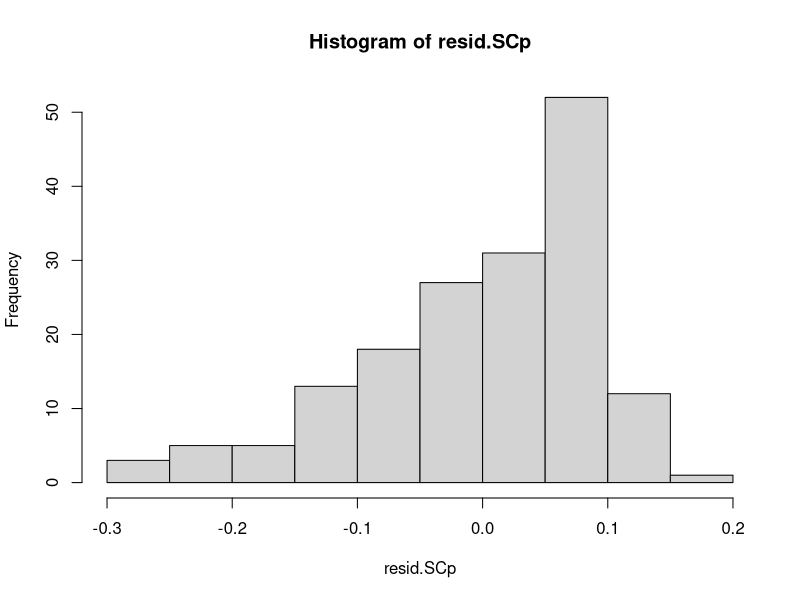
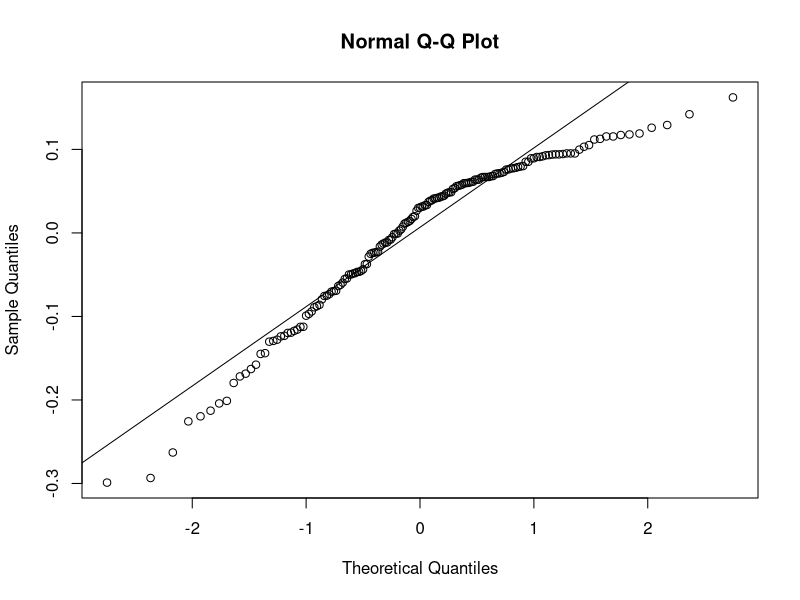
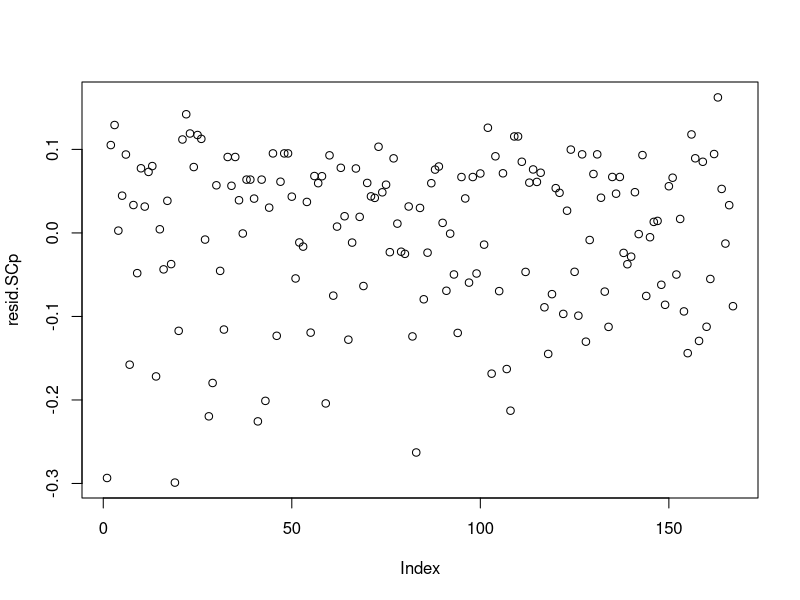
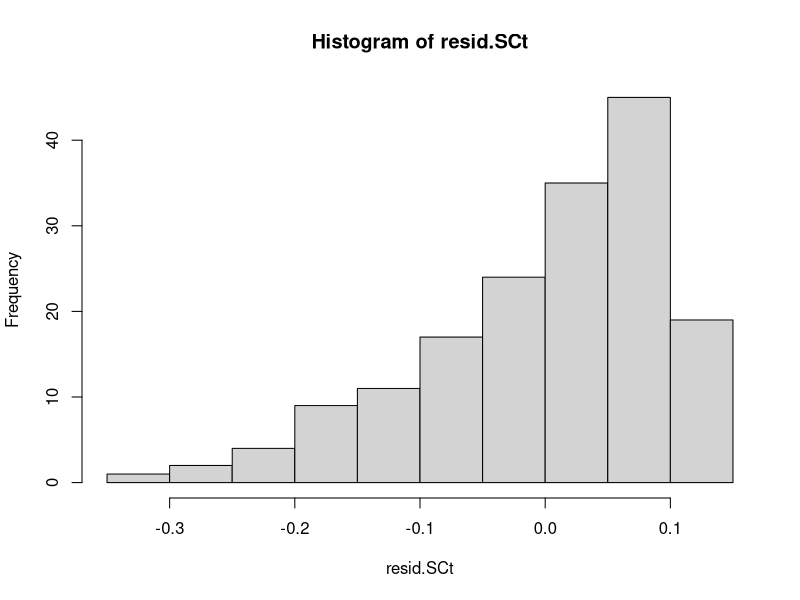
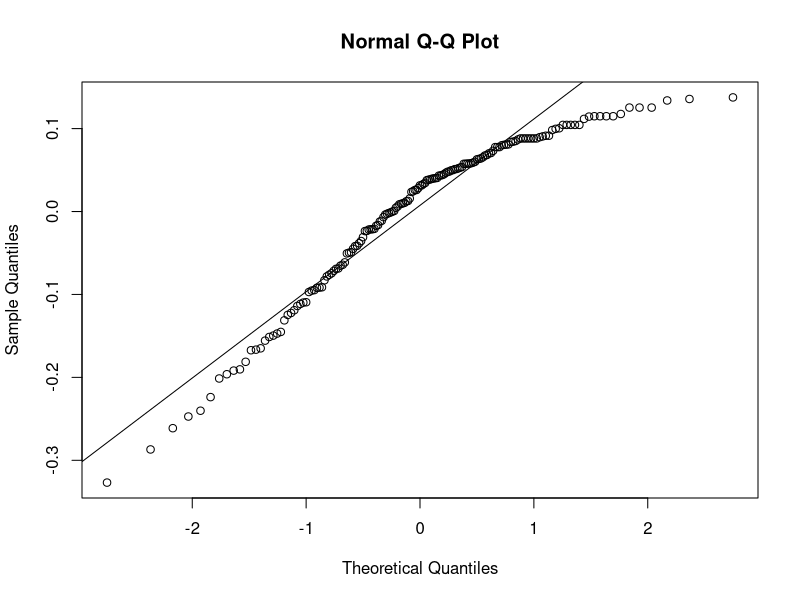
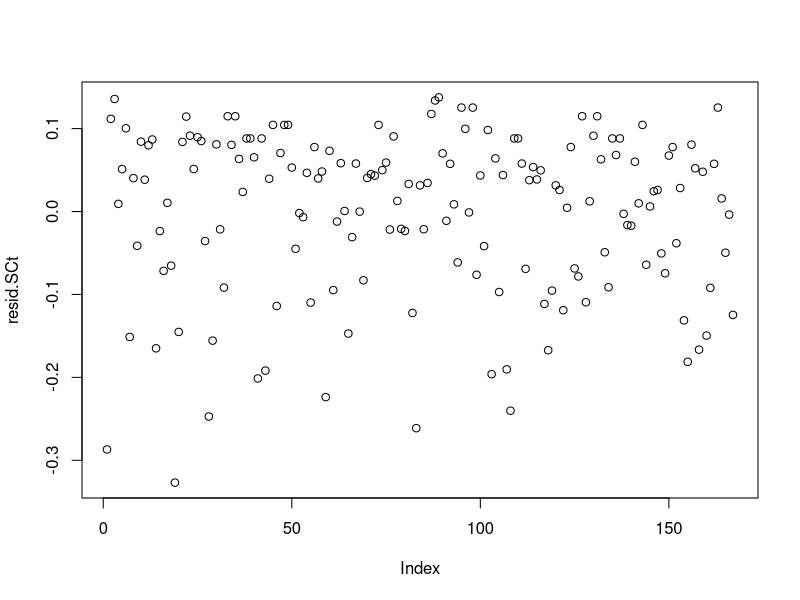
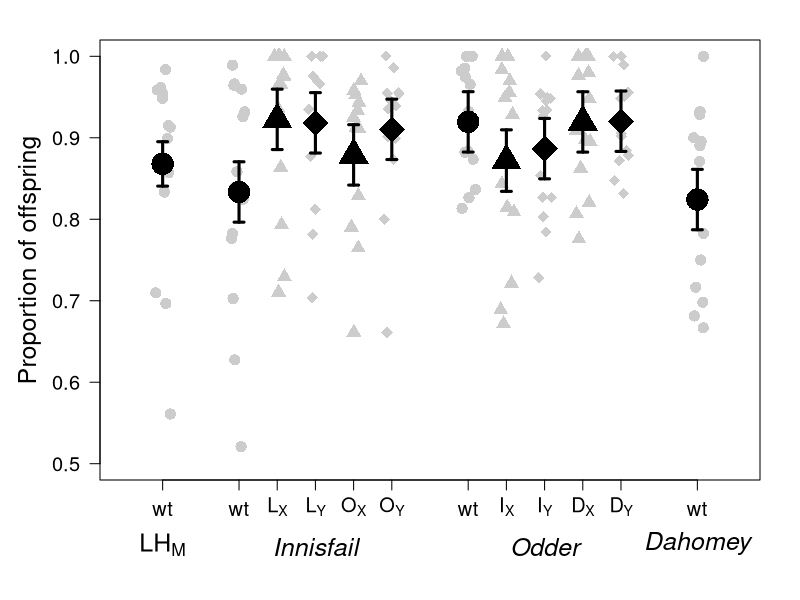
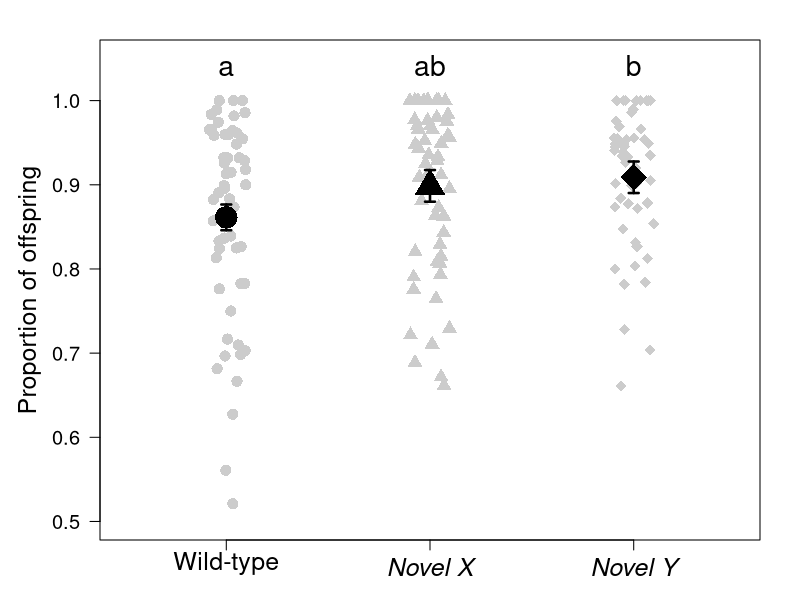

The R script that drew these images, in order:
################################################################################################
################################## SPERM COMPETITION, OFFENCE ##################################
################################################################################################

#Set up environment
library(car)
library(Hmisc)

#Read in csv file with data
SC.data <- read.table(file = "SpermCompetition.csv", h = T, sep = ",")


##########################################  STATISTIC  #########################################


### REMOVE OUTLIERS ###
#Are there any outliers?
outlierSC <- SC.data$total[which((abs(SC.data$total - median(SC.data$total)) / mad(SC.data$total)) > 2)]
#Check the list
outlierSC
#The outlier number 8 is very different from the rest so we remove it
SC.data$total[SC.data$total %in% outlierSC[8]] <- NA
SC.data$red[is.na(SC.data$total)] <- NA


### CALCULATE OFFSPRING PROPOTION ###

#Calculate the proportion of red eyed offspring
SC.data$prop_red <- SC.data$red / SC.data$total


##############################
######### POPULATION #########
##############################


### LINEAT MODEL ###

#Linear model testing if population has a significant effect on sperm competition with block
model.SCp <- lm(prop_red ~ population + block, data = SC.data)
#ANOVA
anova(model.SCp, test = "F")
#Almost significant, P = 0.06330
#Block is not significant, P = 0.07623


#Test if there is homogeneity of variances
leveneTest(SC.data$prop_red, SC.data$population)
#Not significant, assumption of homogeneity of variances is met. Can use ANOVA

#Test the model by looking at the residuls
resid.SCp <- residuals(model.SCp)
hist(resid.SCp)
shapiro.test(resid.SCp)
qqnorm(resid.SCp)
qqline(resid.SCp)
plot(resid.SCp)
#The residuls are more or less normally distrubuted, meaning that the model is valid 



#############################
######### TREATMENT #########
#############################


### LINEAT MODEL ###

#Linear model testing if treatment has a significant effect on P1 with block
model.SCt <- lm(prop_red ~ treatment + block, data = SC.data)
#ANOVA
anova(model.SCt, test = "F")
#Treatment is significant, P = 0.02980
#Block is not significant, P = 0.08265


#Test if there is homogeneity of variances
leveneTest(SC.data$prop_red, SC.data$treatment)
#Not significant, assumption of homogeneity of variances is met. Can use ANOVA

#Test the model by looking at the residuls
resid.SCt <- residuals(model.SCt)
hist(resid.SCt)
shapiro.test(resid.SCt)
qqnorm(resid.SCt)
qqline(resid.SCt)
plot(resid.SCt)
#The residuls are more or less normally distrubuted, meaning that the model is valid


#I do a post hoc test to see which treatments are significantly different
RESULT.SCt <- aov(model.SCt)
TukeyHSD(RESULT.SCt)
#Novel Y is significant different from wild-type



#########################################  PLOT DATA  #########################################


#Create new dataframe for plotting
SCplot <- SC.data[c(1:2, 7)]
#Remove NAs
SCplot <- SCplot[which(is.na(SC.data$prop_red) == F),]


### PLOT POPULATION ###

#Add fitted values
SCplot$fittedPop <- fitted(model.SCp)

#Caluclate mean
SCpop.M <- tapply(SCplot$fittedPop, SCplot$population, mean)
#SE
SCpop.SE <- (summary(model.SCp)$coefficients[,2])[-13]


#Plot
par(mar = c(6, 5, 2, 2))
plot(NULL, xlim = c(0, 8), xlab = "", xaxt = "n", ylim = c(0.5, 1),
     ylab = "Proportion of offspring", cex.axis = 1.2, cex.lab = 1.5, las = 1)
#Add points
stripchart(SCplot$prop_red ~ SCplot$population, add = T, vertical = T,
           method = "jitter", pch = c(16, 16,17,18,17,18, 16,17,18,17,18, 16), 
           cex = 1.5, col = "gray80", at = c(0.5, 1.5,2,2.5,3,3.5, 4.5,5,5.5,6,6.5, 7.5))
#Add errorbars
xSCpop <- c(0.5, 1.5,2,2.5,3,3.5, 4.5,5,5.5,6,6.5, 7.5)
errbar(xSCpop, SCpop.M, SCpop.M + SCpop.SE, SCpop.M - SCpop.SE, 
       pch = c(16, 16,17,18,17,18, 16,17,18,17,18, 16), cex = c(3, 3,3,3.5,3,3.5, 3,3,3.5,3,3.5, 3), 
       lwd = 3, add = T)
#AXIS
axis(1, at = c(0.5, 1.5,2,2.5,3,3.5, 4.5,5,5.5,6,6.5, 7.5), cex.axis = 1.2,
     labels = c("wt", "wt", expression("L"["X"]), expression("L"["Y"]), expression("O"["X"]), expression("O"["Y"]),
                "wt", expression("I"["X"]), expression("I"["Y"]), expression("D"["X"]), expression("D"["Y"]), "wt"))
#And add text on top
mtext(expression("LH"["M"]), side = 1, line = 3, at = 0.5, cex = 1.5)
mtext(expression(italic("Innisfail")), side = 1, line = 3, at = 2.5, cex = 1.5)
mtext(expression(italic("Odder")), side = 1, line = 3, at = 5.5, cex = 1.5)
mtext(expression(italic("Dahomey")), side = 1, line = 3, at = 7.5, cex = 1.5)



### PLOT TREATMENT ###

#Add fitted values
SCplot$fittedTreat <- fitted(model.SCt)

#Caluclate mean
SCtreat.M <- tapply(SCplot$fittedTreat, SCplot$treatment, mean)
#SE
SCtreat.SE <- (summary(model.SCt)$coefficients[,2])[-4]


#Plot
par(mar = c(3, 5, 2, 2))
plot(NULL, xlim = c(0.5, 3.5), xlab = "", xaxt = "n", ylim = c(0.5, 1.05),
     ylab = "Proportion of offspring", cex.axis = 1.2, cex.lab = 1.5, las = 1)
#Add points
stripchart(SCplot$prop_red ~ SCplot$treatment, add = T, vertical = T, 
           method = "jitter", pch = c(16, 17, 18), cex = 1.5, col = "gray80")
#Add errorbars
xSCtreat <- c(1, 2, 3)
errbar(xSCtreat, SCtreat.M, SCtreat.M + SCtreat.SE, SCtreat.M - SCtreat.SE, 
       pch = c(16, 17, 18), cex = c(3, 3, 3.5), lwd = 2.5, add = T)
#AXIS
axis(1, at = seq (1, 3, by = 1), cex.axis = 1.5, 
     labels = c("Wild-type", expression(italic("Novel X")), expression(italic("Novel Y"))))
#Wt is significant different from novel Y
mtext("a", side = 3, line = -2, at = 1, cex = 1.7)
mtext("ab", side = 3, line = -2, at = 2, cex = 1.7)
mtext("b", side = 3, line = -2, at = 3, cex = 1.7)
